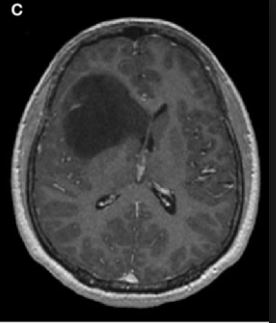
#> input picture image_alex.JPG, 276 x 323 px, found by its file name
$ python seg_echan.py
#> lines starting #> are read from the running program, lines starting #| are printed output that depends on the picture
import cv2
import matplotlib.pyplot as plt

# Étape 1 : Importer l'image .jpg
image_path = 'image_alex.jpg'  # Remplacez par le chemin de votre image
image = cv2.imread(image_path)
#> image is the input picture: shape (323, 276, 3); min 0, max 252, mean 54

# Vérifier si l'image a été correctement chargée
if image is None:
    raise ValueError(f"Image at {image_path} could not be loaded.")

# Étape 2 : Convertir l'image en niveaux de gris
gray_image = cv2.cvtColor(image, cv2.COLOR_BGR2GRAY)

# Affichage initial de l'image et de l'histogramme
plt.figure(figsize=(15, 5))

plt.subplot(1, 2, 1)
plt.title("Image en niveaux de gris")
plt.imshow(gray_image, cmap='gray')
plt.axis('off')

plt.subplot(1, 2, 2)
plt.title("Histogramme")
plt.hist(gray_image.ravel(), bins=256, range=[0, 256])
plt.xlabel('Intensité')
plt.ylabel('Nombre de pixels')

plt.show()
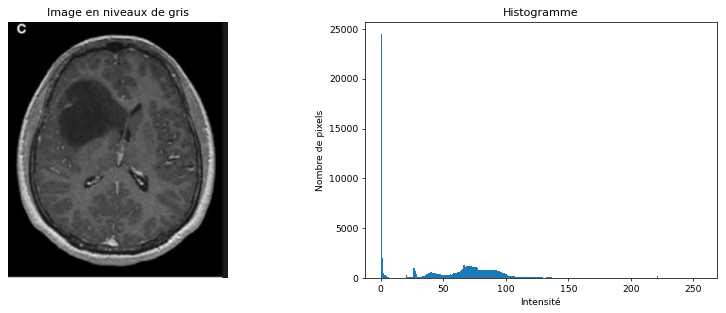
#> figure drawn by matplotlib, 2 panels; panel 2: tallest bar 24485 high, from x = 0 to 1

# Boucle interactive pour choisir et appliquer le seuil
while True:
    # Étape 3 : Demander à l'utilisateur de saisir un seuil d'intensité
#> (the run stopped early here; a loop or call above may not have finished)

$ run again, with image.jpg copied over image_alex.JPG
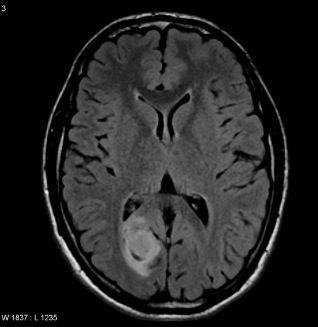
#> input picture image.jpg, 318 x 327 px, found by its file name
#> image is the input picture: shape (327, 318, 3); min 0, max 250, mean 36.3
#> `plt.show()`:
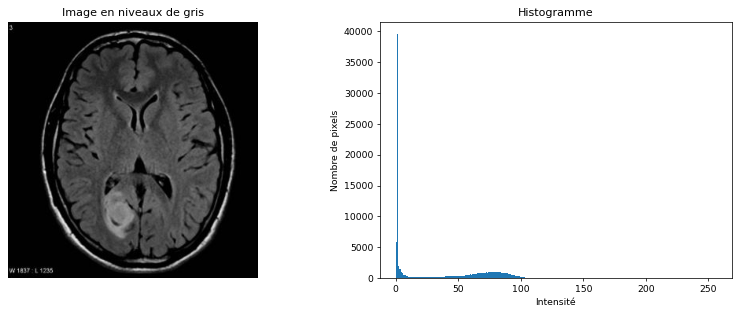
#> figure drawn by matplotlib, 2 panels; panel 2: tallest bar 39530 high, from x = 1 to 2
